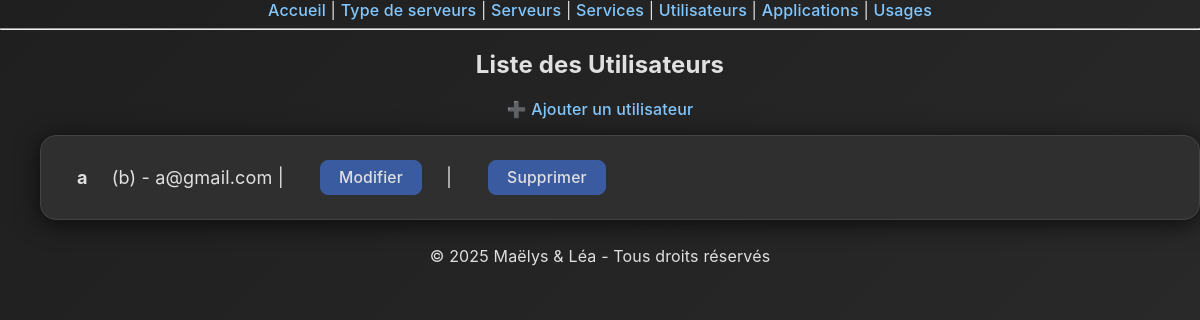
The page /utilisateurs/ on the database as committed earlier.
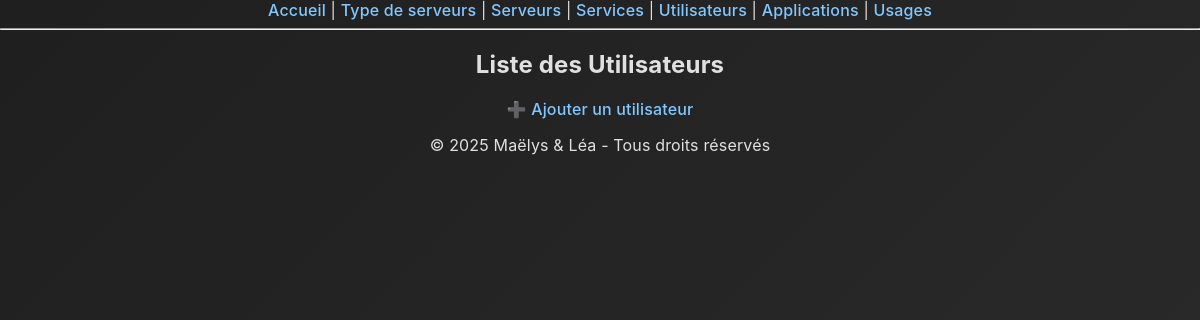
The same page on the database as committed later.
### monapp/models.py (models this page shows, shortened)
class Utilisateurs(models.Model):
    nom_utilisateurs = models.CharField(max_length=100)
    prenom_utilisateurs = models.CharField(max_length=100)
    email_utilisateurs = models.EmailField(blank=False)

### monapp/views.py (the view)
# urls.py: path('utilisateurs/', views.utilisateurs_list, name='utilisateurs_list'),
def utilisateurs_list(request):
    utilisateurs = Utilisateurs.objects.all()
    return render(request, 'monapp/utilisateurs_list.html', {'utilisateurs': utilisateurs})

### monapp/templates/monapp/utilisateurs_list.html
{% extends 'monapp/base.html' %}
{% block content %}
<h2>Liste des Utilisateurs</h2>
<a href="{% url 'utilisateurs_create' %}">➕ Ajouter un utilisateur</a>
<ul>
    {% for utilisateur in utilisateurs %}
        <li>
            <strong>{{ utilisateur.nom_utilisateurs  }}</strong> ({{ utilisateur.prenom_utilisateurs}}) - {{ utilisateur.email_utilisateurs}}
            | <a href="{% url 'utilisateurs_update' utilisateur.pk %}">Modifier</a>
            | <a href="{% url 'utilisateurs_delete' utilisateur.pk %}" onclick="return confirm('Es-tu sûr de vouloir supprimer cet utilisateur ?')">Supprimer</a>
        </li>
    {% endfor %}
</ul>
<footer>
  <p>© 2025 Maëlys & Léa - Tous droits réservés</p>
</footer>
{% endblock %}

Rows that differ between the two databases and show on the page:
removed Utilisateurs: nom_utilisateurs "a", prenom_utilisateurs "b", email_utilisateurs "a@gmail.com"
